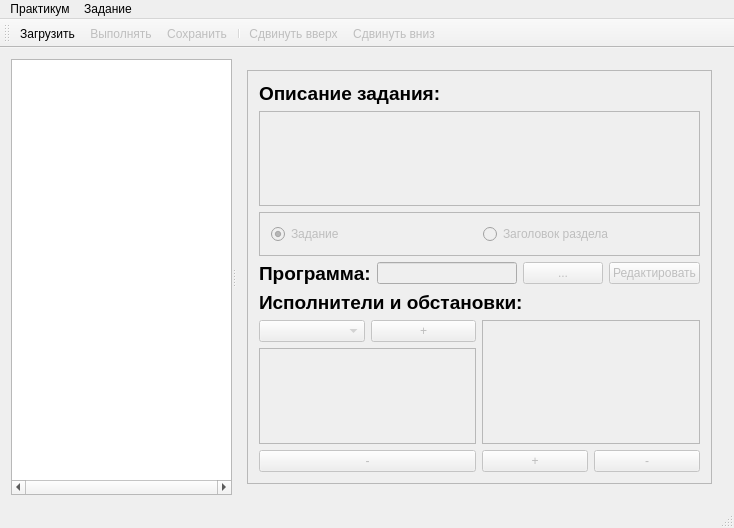
<?xml version="1.0" encoding="UTF-8"?>
<ui version="4.0">
 <class>MainWindowTask</class>
 <widget class="QMainWindow" name="MainWindowTask">
  <property name="geometry">
   <rect>
    <x>0</x>
    <y>0</y>
    <width>734</width>
    <height>528</height>
   </rect>
  </property>
  <property name="windowTitle">
   <string>Редактор практикумов</string>
  </property>
  <property name="windowIcon">
   <iconset>
    <normaloff>:/taskEdit.png</normaloff>:/taskEdit.png</iconset>
  </property>
  <widget class="QWidget" name="centralWidget">
   <layout class="QGridLayout" name="gridLayout_2">
    <item row="0" column="0">
     <layout class="QGridLayout" name="gridLayout">
      <item row="0" column="0">
       <widget class="QSplitter" name="splitter">
        <property name="orientation">
         <enum>Qt::Horizontal</enum>
        </property>
        <widget class="QTreeView" name="treeView">
         <property name="minimumSize">
          <size>
           <width>200</width>
           <height>100</height>
          </size>
         </property>
         <property name="horizontalScrollBarPolicy">
          <enum>Qt::ScrollBarAlwaysOn</enum>
         </property>
         <property name="showDropIndicator" stdset="0">
          <bool>false</bool>
         </property>
         <property name="selectionMode">
          <enum>QAbstractItemView::ExtendedSelection</enum>
         </property>
         <property name="selectionBehavior">
          <enum>QAbstractItemView::SelectItems</enum>
         </property>
         <property name="indentation">
          <number>16</number>
         </property>
         <property name="uniformRowHeights">
          <bool>true</bool>
         </property>
        </widget>
        <widget class="QWidget" name="horizontalLayoutWidget">
         <layout class="QHBoxLayout" name="horizontalLayout">
          <item>
           <widget class="QFrame" name="frame">
            <property name="frameShape">
             <enum>QFrame::StyledPanel</enum>
            </property>
            <property name="frameShadow">
             <enum>QFrame::Raised</enum>
            </property>
            <layout class="QVBoxLayout" name="verticalLayout_2">
             <item>
              <widget class="QLabel" name="label">
               <property name="font">
                <font>
                 <pointsize>14</pointsize>
                 <weight>75</weight>
                 <bold>true</bold>
                </font>
               </property>
               <property name="text">
                <string>Описание задания:</string>
               </property>
              </widget>
             </item>
             <item>
              <layout class="QVBoxLayout" name="verticalLayout">
               <item>
                <widget class="QTextEdit" name="descEdit">
                 <property name="enabled">
                  <bool>false</bool>
                 </property>
                 <property name="minimumSize">
                  <size>
                   <width>0</width>
                   <height>20</height>
                  </size>
                 </property>
                </widget>
               </item>
              </layout>
             </item>
             <item>
              <widget class="QFrame" name="typeGroup">
               <property name="enabled">
                <bool>false</bool>
               </property>
               <property name="frameShape">
                <enum>QFrame::StyledPanel</enum>
               </property>
               <property name="frameShadow">
                <enum>QFrame::Raised</enum>
               </property>
               <layout class="QHBoxLayout" name="horizontalLayout_6">
                <item>
                 <widget class="QRadioButton" name="zadRb">
                  <property name="text">
                   <string>Задание</string>
                  </property>
                  <property name="checked">
                   <bool>true</bool>
                  </property>
                 </widget>
                </item>
                <item>
                 <widget class="QRadioButton" name="nodeRb">
                  <property name="text">
                   <string>Заголовок раздела</string>
                  </property>
                 </widget>
                </item>
               </layout>
              </widget>
             </item>
             <item>
              <widget class="QFrame" name="frame_7">
               <property name="frameShape">
                <enum>QFrame::NoFrame</enum>
               </property>
               <property name="frameShadow">
                <enum>QFrame::Plain</enum>
               </property>
               <property name="lineWidth">
                <number>0</number>
               </property>
               <layout class="QHBoxLayout" name="horizontalLayout_5">
                <property name="spacing">
                 <number>-1</number>
                </property>
                <property name="margin">
                 <number>0</number>
                </property>
                <item>
                 <widget class="QLabel" name="label_2">
                  <property name="font">
                   <font>
                    <pointsize>14</pointsize>
                    <weight>75</weight>
                    <bold>true</bold>
                   </font>
                  </property>
                  <property name="text">
                   <string>Программа:</string>
                  </property>
                 </widget>
                </item>
                <item>
                 <widget class="QLineEdit" name="prgEdit">
                  <property name="enabled">
                   <bool>false</bool>
                  </property>
                 </widget>
                </item>
                <item>
                 <widget class="QPushButton" name="selFileButt">
                  <property name="enabled">
                   <bool>false</bool>
                  </property>
                  <property name="text">
                   <string>...</string>
                  </property>
                 </widget>
                </item>
                <item>
                 <widget class="QPushButton" name="editFButt">
                  <property name="enabled">
                   <bool>false</bool>
                  </property>
                  <property name="text">
                   <string>Редактировать</string>
                  </property>
                 </widget>
                </item>
               </layout>
              </widget>
             </item>
             <item>
              <widget class="QLabel" name="label_3">
               <property name="font">
                <font>
                 <pointsize>14</pointsize>
                 <weight>75</weight>
                 <bold>true</bold>
                </font>
               </property>
               <property name="text">
                <string>Исполнители и обстановки:</string>
               </property>
              </widget>
             </item>
             <item>
              <widget class="QFrame" name="frame_2">
               <property name="frameShape">
                <enum>QFrame::Box</enum>
               </property>
               <property name="frameShadow">
                <enum>QFrame::Raised</enum>
               </property>
               <property name="lineWidth">
                <number>0</number>
               </property>
               <layout class="QHBoxLayout" name="horizontalLayout_4">
                <property name="margin">
                 <number>0</number>
                </property>
                <item>
                 <widget class="QFrame" name="frame_3">
                  <property name="minimumSize">
                   <size>
                    <width>0</width>
                    <height>100</height>
                   </size>
                  </property>
                  <property name="frameShape">
                   <enum>QFrame::NoFrame</enum>
                  </property>
                  <property name="frameShadow">
                   <enum>QFrame::Plain</enum>
                  </property>
                  <property name="lineWidth">
                   <number>0</number>
                  </property>
                  <layout class="QVBoxLayout" name="verticalLayout_3">
                   <property name="margin">
                    <number>0</number>
                   </property>
                   <item>
                    <widget class="QFrame" name="frame_5">
                     <property name="frameShape">
                      <enum>QFrame::Box</enum>
                     </property>
                     <property name="frameShadow">
                      <enum>QFrame::Plain</enum>
                     </property>
                     <property name="lineWidth">
                      <number>0</number>
                     </property>
                     <layout class="QHBoxLayout" name="horizontalLayout_2">
                      <property name="margin">
                       <number>0</number>
                      </property>
                      <item>
                       <widget class="QComboBox" name="ispSel">
                        <property name="enabled">
                         <bool>false</bool>
                        </property>
                       </widget>
                      </item>
                      <item>
                       <widget class="QPushButton" name="addIspButt">
                        <property name="enabled">
                         <bool>false</bool>
                        </property>
                        <property name="text">
                         <string>+</string>
                        </property>
                       </widget>
                      </item>
                     </layout>
                    </widget>
                   </item>
                   <item>
                    <widget class="QListWidget" name="ispList">
                     <property name="enabled">
                      <bool>false</bool>
                     </property>
                    </widget>
                   </item>
                   <item>
                    <widget class="QPushButton" name="remIspButt">
                     <property name="enabled">
                      <bool>false</bool>
                     </property>
                     <property name="text">
                      <string>-</string>
                     </property>
                    </widget>
                   </item>
                  </layout>
                 </widget>
                </item>
                <item>
                 <widget class="QFrame" name="frame_4">
                  <property name="frameShape">
                   <enum>QFrame::NoFrame</enum>
                  </property>
                  <property name="frameShadow">
                   <enum>QFrame::Raised</enum>
                  </property>
                  <property name="lineWidth">
                   <number>0</number>
                  </property>
                  <layout class="QVBoxLayout" name="verticalLayout_4">
                   <property name="margin">
                    <number>0</number>
                   </property>
                   <item>
                    <widget class="QListWidget" name="fieldsList">
                     <property name="enabled">
                      <bool>false</bool>
                     </property>
                    </widget>
                   </item>
                   <item>
                    <widget class="QFrame" name="frame_6">
                     <property name="frameShape">
                      <enum>QFrame::NoFrame</enum>
                     </property>
                     <property name="frameShadow">
                      <enum>QFrame::Plain</enum>
                     </property>
                     <property name="lineWidth">
                      <number>0</number>
                     </property>
                     <layout class="QHBoxLayout" name="horizontalLayout_3">
                      <property name="margin">
                       <number>0</number>
                      </property>
                      <item>
                       <widget class="QPushButton" name="addFieldButt">
                        <property name="enabled">
                         <bool>false</bool>
                        </property>
                        <property name="text">
                         <string>+</string>
                        </property>
                       </widget>
                      </item>
                      <item>
                       <widget class="QPushButton" name="remFieldButt">
                        <property name="enabled">
                         <bool>false</bool>
                        </property>
                        <property name="text">
                         <string>-</string>
                        </property>
                       </widget>
                      </item>
                     </layout>
                    </widget>
                   </item>
                  </layout>
                 </widget>
                </item>
               </layout>
              </widget>
             </item>
            </layout>
           </widget>
          </item>
         </layout>
        </widget>
       </widget>
      </item>
     </layout>
    </item>
   </layout>
  </widget>
  <widget class="QToolBar" name="mainToolBar">
   <attribute name="toolBarArea">
    <enum>TopToolBarArea</enum>
   </attribute>
   <attribute name="toolBarBreak">
    <bool>false</bool>
   </attribute>
   <addaction name="loadCurs"/>
   <addaction name="do_task"/>
   <addaction name="actionS"/>
   <addaction name="separator"/>
   <addaction name="actionup"/>
   <addaction name="actionDown"/>
  </widget>
  <widget class="QStatusBar" name="statusBar"/>
  <widget class="QMenuBar" name="menuBar">
   <property name="geometry">
    <rect>
     <x>0</x>
     <y>0</y>
     <width>734</width>
     <height>22</height>
    </rect>
   </property>
   <widget class="QMenu" name="menu">
    <property name="title">
     <string>Практикум</string>
    </property>
    <widget class="QMenu" name="rescentMenu">
     <property name="title">
      <string>Недавние</string>
     </property>
     <addaction name="separator"/>
    </widget>
    <addaction name="actionNewK"/>
    <addaction name="loadCurs"/>
    <addaction name="rescentMenu"/>
    <addaction name="actionS"/>
    <addaction name="actionSave"/>
    <addaction name="separator"/>
    <addaction name="actionClose"/>
    <addaction name="separator"/>
   </widget>
   <widget class="QMenu" name="menu_2">
    <property name="title">
     <string>Задание</string>
    </property>
    <widget class="QMenu" name="menuMove">
     <property name="enabled">
      <bool>false</bool>
     </property>
     <property name="title">
      <string>Переместить</string>
     </property>
     <addaction name="separator"/>
    </widget>
    <addaction name="do_task"/>
    <addaction name="actionAdd"/>
    <addaction name="actionRemove"/>
    <addaction name="addDeep"/>
    <addaction name="actionup"/>
    <addaction name="actionDown"/>
    <addaction name="actionMakeSection"/>
    <addaction name="menuMove"/>
   </widget>
   <addaction name="menu"/>
   <addaction name="menu_2"/>
  </widget>
  <action name="loadCurs">
   <property name="text">
    <string>Загрузить</string>
   </property>
  </action>
  <action name="checkTask">
   <property name="enabled">
    <bool>false</bool>
   </property>
   <property name="text">
    <string>Проверить</string>
   </property>
  </action>
  <action name="action_3">
   <property name="enabled">
    <bool>false</bool>
   </property>
   <property name="text">
    <string>Сбросить</string>
   </property>
  </action>
  <action name="action_4">
   <property name="enabled">
    <bool>false</bool>
   </property>
   <property name="text">
    <string>Подсказка</string>
   </property>
  </action>
  <action name="actionClose">
   <property name="text">
    <string>Закрыть</string>
   </property>
  </action>
  <action name="do_task">
   <property name="enabled">
    <bool>false</bool>
   </property>
   <property name="text">
    <string>Выполнять</string>
   </property>
   <property name="visible">
    <bool>false</bool>
   </property>
  </action>
  <action name="actionSave">
   <property name="enabled">
    <bool>false</bool>
   </property>
   <property name="text">
    <string>Сохранить как...</string>
   </property>
  </action>
  <action name="actionReset">
   <property name="enabled">
    <bool>false</bool>
   </property>
   <property name="text">
    <string>Сбросить</string>
   </property>
  </action>
  <action name="actionTested">
   <property name="enabled">
    <bool>false</bool>
   </property>
   <property name="text">
    <string>Вернуться к проверенной</string>
   </property>
  </action>
  <action name="actionAdd">
   <property name="checkable">
    <bool>false</bool>
   </property>
   <property name="text">
    <string>Копировать</string>
   </property>
  </action>
  <action name="actionRemove">
   <property name="text">
    <string>Удалить </string>
   </property>
  </action>
  <action name="actionEdit">
   <property name="enabled">
    <bool>false</bool>
   </property>
   <property name="text">
    <string>Редактировать</string>
   </property>
  </action>
  <action name="addDeep">
   <property name="text">
    <string>Копировать вглубь</string>
   </property>
  </action>
  <action name="actionSaveK">
   <property name="text">
    <string>Сохранить</string>
   </property>
   <property name="visible">
    <bool>false</bool>
   </property>
  </action>
  <action name="actionSaveKas">
   <property name="text">
    <string>Сохранить как...</string>
   </property>
  </action>
  <action name="actionNewK">
   <property name="text">
    <string>Новый</string>
   </property>
  </action>
  <action name="actionup">
   <property name="enabled">
    <bool>false</bool>
   </property>
   <property name="icon">
    <iconset resource="marks.qrc">
     <normaloff>:/arrow_up.svg</normaloff>
     <disabledoff>:/arrow_upDIS.svg</disabledoff>:/arrow_up.svg</iconset>
   </property>
   <property name="text">
    <string>Сдвинуть вверх</string>
   </property>
  </action>
  <action name="actionDown">
   <property name="enabled">
    <bool>false</bool>
   </property>
   <property name="icon">
    <iconset resource="marks.qrc">
     <normaloff>:/arrow_down.svg</normaloff>
     <disabledoff>:/arrow_downDIS.svg</disabledoff>:/arrow_down.svg</iconset>
   </property>
   <property name="text">
    <string>Сдвинуть вниз</string>
   </property>
  </action>
  <action name="actionS">
   <property name="enabled">
    <bool>false</bool>
   </property>
   <property name="text">
    <string>Сохранить </string>
   </property>
  </action>
  <action name="actionMakeSection">
   <property name="enabled">
    <bool>false</bool>
   </property>
   <property name="text">
    <string>Объеденить в раздел</string>
   </property>
  </action>
  <action name="actionMove">
   <property name="text">
    <string>Переместить</string>
   </property>
  </action>
 </widget>
 <layoutdefault spacing="6" margin="11"/>
 <resources>
  <include location="marks.qrc"/>
 </resources>
 <connections/>
</ui>
